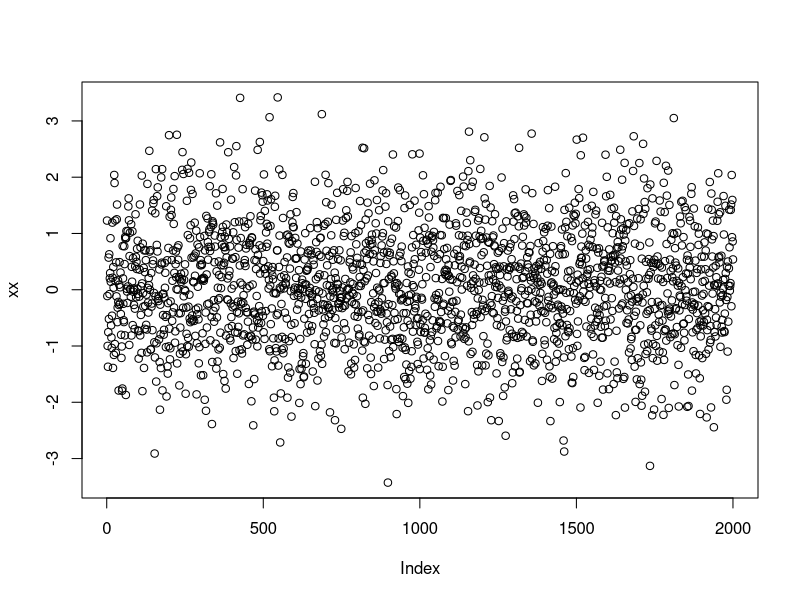

R code for this plot:
## ---- chunk 1
xx <- rnorm(2000)
paste("length of xx:", length(xx))
plot(xx)
## ---- chunk 2
library(knitr)
kable(mtcars[1:15, ], caption = "this is a knitr kable.")
